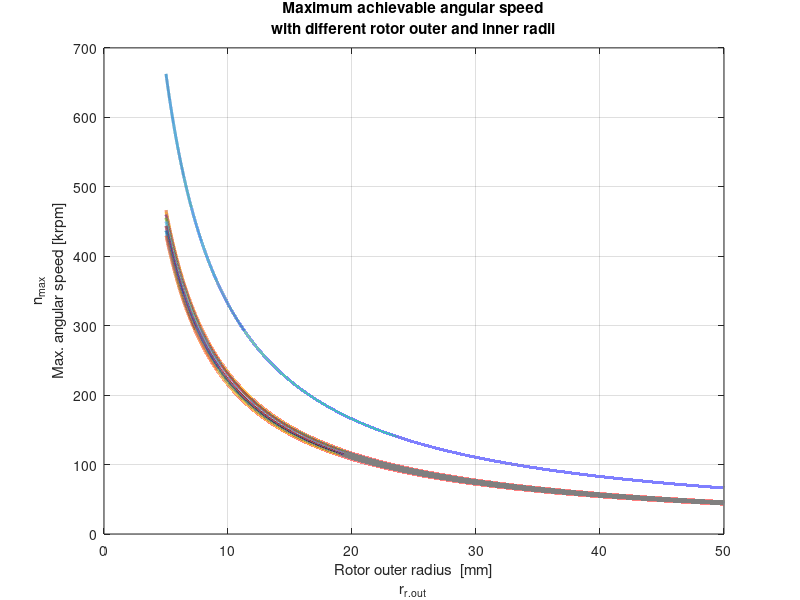

Write MATLAB code to recreate this figure. (Note: this script raises an error after producing the figure.)
% function [ r_max] = speed( r_out,beta,Sf_sigma,sigma_max,rho_m_mag,nu_mag,n_ob,dn_ob )
%%patricio peralta
%modified from C:\Users\jperalta\switchdrive\4_EPFL_Dropbox\05 Calculations\01_matlab_rotor_space\20170808 revE2 various windows and contours
%%22.09.2017
clear
clc
close all

%inputs below
%%%%%%%%%%%%%%%%%%%%%%%%%%%%%%%%%%%%%%%%%%%%%%%%%%%%%%%%%%%%%%%%%%%%%%%%%%%
%%steel parameters out of https://perso.uclouvain.be/ernest.matagne/ELEC2311/T2006/NOFP.pdf
%M235-35A , thin and low losses
r_out=linspace(5/1000,50/1000,100000);
beta = 0.2:0.1:0.9;
beta=beta';
Sf_sigma=.8;
sigma_max = 460e6; %mag war 80e6;
rho_m_mag = (7500+7600)*1/2; %7500 is magnet, 7600 is steel
nu_mag=0.24; %not present, assuming the one from magnet
n_ob = 150*1e3;
dn_ob = 20*1e3;
%%%%%%%%%%%%%%%%%%%%%%%%%%%%%%%%%%%%%%%%%%%%%%%%%%%%%%%%%%%%%%%%%%%%%%%%%%%
%%gives max speed of rotating ring
%%proper parameters come from rotor_optimization script
%%beta = r_in / r_out
%%see notebook 27.07.2017

n=1./(r_out.*(2*pi/60)).*...
    sqrt(Sf_sigma*sigma_max)./...
    sqrt(1/4*rho_m_mag.*...
    (...
    (1-nu_mag).*beta.^2+(3+nu_mag)*ones(size(beta))...
    )...
    );
n_beta_0=sqrt(Sf_sigma*sigma_max)/...
        sqrt((3+nu_mag)/8*rho_m_mag)*...
        1./(2*pi/60.*r_out);
%%plot results
figure('Name','Maximal Achievable Speed vs Radius')
plot(r_out*1000,n_beta_0*1e-3,'LineWidth',2)
hold on
plot(r_out*1000,n*1e-3,'LineWidth',2)
grid on
%%axis and title
ylabel({'n_{max}','Max. angular speed [krpm]'})
xlabel({'Rotor outer radius  [mm]','r_{r.out}'})
title({'Maximum achievable angular speed', 'with different rotor outer and inner radii'})
%%prepare legend
beta_l(2:length(beta)+1,1)=beta(:);
beta_l(1,1)=0;
legendCell = cellstr(strcat('\beta = ',num2str(beta_l)));
%%plot material data
% text(mean(r_out*1000)-5,max(n_beta_0*1e-3)-20,...
%     strcat(...
%     '\sigma_{TS,mag} = ',...
%     num2str( sigma_max/(1e6) ),...
%     ' MPa'...
%     )...
%     )
% text(mean(r_out*1000)-5,max(n_beta_0*1e-3)-50,...
%     strcat(...
%     '\rho_{mag} = ',...
%     num2str( rho_m_mag ),...
%     ' kg m^{-3}'...
%     )...
%     )
% text(mean(r_out*1000)-5,max(n_beta_0*1e-3)-80,...
%     strcat(...
%     '\nu_{mag} = ',...
%     num2str( nu_mag )...
%     )...
%     )
text(mean(r_out*1000)-20,round(0.8*n_ob*1e-3,0)-80,...
    strcat(...
    '\sigma_{TS,iron} = ',...
    num2str( sigma_max/(1e6) ),...
    ' MPa'...
    )...
    )
text(mean(r_out*1000)-20,round(.8*n_ob*1e-3,0)-90,...
    strcat(...
    '\rho_{iron} = ',...
    num2str( rho_m_mag ),...
    ' kg m^{-3}'...
    )...
    )
text(mean(r_out*1000)-20,round(.8*n_ob*1e-3,0)-100,...
    strcat(...
    '\nu_{iron} = ',...
    num2str( nu_mag )...
    )...
    )
%%plot speed limits
% plot(r_out*1000,n_ob*1e-3*ones(size(r_out)),'--','Color','red','LineWidth',1.5)
%%adjust y scale
ylim([0 round(1.7*n_ob*1e-3,0)])
%%find maximum radius for objective speed, considering only beta > 0
ind=find(n_ob-n(size(n,1),:)<1/100);
r_max = r_out(ind(end));
% plot([r_max r_max]*1000,[0 n_ob]*1e-3,':','Color','magenta','LineWidth',1.5)
%%plot maximum radius
% text((r_max)*1000+0,(n_ob)*1e-3+15,...
%     {...
%     '{r^{*}}_{out.rot.} = ',...
%     strcat(num2str( round(r_max*1000,1) ),...
%     ' mm'...
%     )...
%     }...
%     )
%%show legend
legend(legendCell,'Box','off')
% end